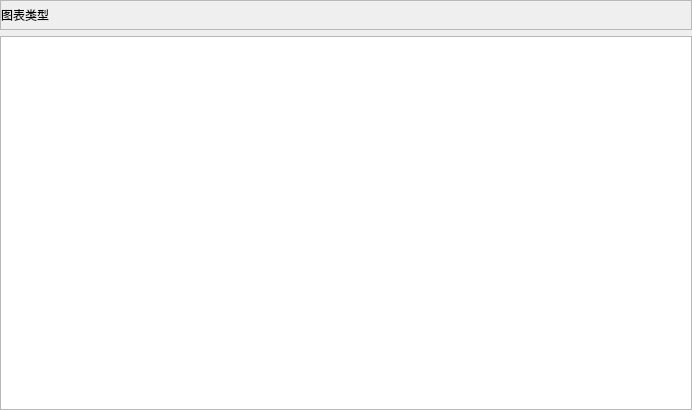
<?xml version="1.0" encoding="UTF-8"?>
<ui version="4.0">
 <class>LoadLevelerMonitor::Panels::ChartStylePage</class>
 <widget class="QWidget" name="LoadLevelerMonitor::Panels::ChartStylePage">
  <property name="geometry">
   <rect>
    <x>0</x>
    <y>0</y>
    <width>692</width>
    <height>410</height>
   </rect>
  </property>
  <property name="windowTitle">
   <string>Form</string>
  </property>
  <layout class="QGridLayout" name="gridLayout">
   <property name="leftMargin">
    <number>0</number>
   </property>
   <property name="topMargin">
    <number>0</number>
   </property>
   <property name="rightMargin">
    <number>0</number>
   </property>
   <property name="bottomMargin">
    <number>0</number>
   </property>
   <item row="0" column="0">
    <widget class="QFrame" name="chart_type_frame">
     <property name="minimumSize">
      <size>
       <width>0</width>
       <height>30</height>
      </size>
     </property>
     <property name="frameShape">
      <enum>QFrame::StyledPanel</enum>
     </property>
     <property name="frameShadow">
      <enum>QFrame::Raised</enum>
     </property>
     <layout class="QGridLayout" name="gridLayout_9" columnstretch="0,1">
      <property name="leftMargin">
       <number>0</number>
      </property>
      <property name="topMargin">
       <number>0</number>
      </property>
      <property name="rightMargin">
       <number>0</number>
      </property>
      <property name="bottomMargin">
       <number>0</number>
      </property>
      <item row="0" column="0">
       <widget class="QLabel" name="label">
        <property name="text">
         <string>图表类型</string>
        </property>
       </widget>
      </item>
      <item row="0" column="1">
       <layout class="QGridLayout" name="chart_type_layout">
        <item row="0" column="0">
         <spacer name="horizontalSpacer_4">
          <property name="orientation">
           <enum>Qt::Horizontal</enum>
          </property>
          <property name="sizeHint" stdset="0">
           <size>
            <width>40</width>
            <height>20</height>
           </size>
          </property>
         </spacer>
        </item>
       </layout>
      </item>
     </layout>
    </widget>
   </item>
   <item row="1" column="0">
    <widget class="QtCharts::QChartView" name="chart_view"/>
   </item>
  </layout>
 </widget>
 <customwidgets>
  <customwidget>
   <class>QtCharts::QChartView</class>
   <extends>QGraphicsView</extends>
   <header location="global">QChartView</header>
  </customwidget>
 </customwidgets>
 <resources/>
 <connections/>
</ui>
